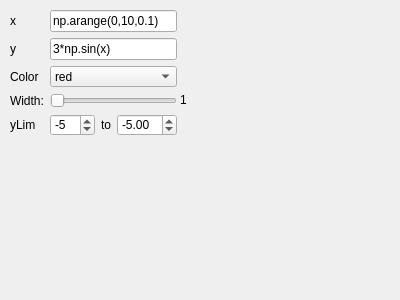
<?xml version="1.0" encoding="UTF-8"?>
<ui version="4.0">
 <class>Form</class>
 <widget class="QWidget" name="Form">
  <property name="geometry">
   <rect>
    <x>0</x>
    <y>0</y>
    <width>400</width>
    <height>300</height>
   </rect>
  </property>
  <property name="windowTitle">
   <string>Form</string>
  </property>
  <widget class="QWidget" name="formLayoutWidget">
   <property name="geometry">
    <rect>
     <x>10</x>
     <y>10</y>
     <width>167</width>
     <height>126</height>
    </rect>
   </property>
   <layout class="QFormLayout" name="formLayout">
    <item row="0" column="0">
     <widget class="QLabel" name="xLabel">
      <property name="text">
       <string>x</string>
      </property>
     </widget>
    </item>
    <item row="0" column="1">
     <widget class="QLineEdit" name="xLineEdit">
      <property name="text">
       <string>np.arange(0,10,0.1)</string>
      </property>
     </widget>
    </item>
    <item row="1" column="0">
     <widget class="QLabel" name="yLabel">
      <property name="text">
       <string>y</string>
      </property>
     </widget>
    </item>
    <item row="1" column="1">
     <widget class="QLineEdit" name="yLineEdit">
      <property name="text">
       <string>3*np.sin(x)</string>
      </property>
     </widget>
    </item>
    <item row="2" column="0">
     <widget class="QLabel" name="colorLabel">
      <property name="text">
       <string>Color</string>
      </property>
     </widget>
    </item>
    <item row="2" column="1">
     <widget class="QComboBox" name="colorComboBox">
      <item>
       <property name="text">
        <string>red</string>
       </property>
      </item>
      <item>
       <property name="text">
        <string>green</string>
       </property>
      </item>
      <item>
       <property name="text">
        <string>blue</string>
       </property>
      </item>
     </widget>
    </item>
    <item row="3" column="0">
     <widget class="QLabel" name="widthLabel">
      <property name="text">
       <string>Width:</string>
      </property>
     </widget>
    </item>
    <item row="3" column="1">
     <layout class="QHBoxLayout" name="horizontalLayout">
      <item>
       <widget class="QSlider" name="horizontalSlider">
        <property name="minimum">
         <number>1</number>
        </property>
        <property name="maximum">
         <number>10</number>
        </property>
        <property name="orientation">
         <enum>Qt::Horizontal</enum>
        </property>
       </widget>
      </item>
     </layout>
    </item>
    <item row="4" column="0">
     <widget class="QLabel" name="yLimLabel">
      <property name="text">
       <string>yLim</string>
      </property>
     </widget>
    </item>
    <item row="4" column="1">
     <layout class="QHBoxLayout" name="horizontalLayout_2">
      <item>
       <widget class="QSpinBox" name="spinBox">
        <property name="minimum">
         <number>-10</number>
        </property>
        <property name="maximum">
         <number>10</number>
        </property>
        <property name="value">
         <number>-5</number>
        </property>
       </widget>
      </item>
      <item>
       <widget class="QLabel" name="label">
        <property name="text">
         <string>to</string>
        </property>
        <property name="alignment">
         <set>Qt::AlignCenter</set>
        </property>
       </widget>
      </item>
      <item>
       <widget class="QDoubleSpinBox" name="doubleSpinBox">
        <property name="minimum">
         <double>-10.000000000000000</double>
        </property>
        <property name="maximum">
         <double>10.000000000000000</double>
        </property>
        <property name="singleStep">
         <double>0.100000000000000</double>
        </property>
        <property name="value">
         <double>-5.000000000000000</double>
        </property>
       </widget>
      </item>
     </layout>
    </item>
   </layout>
  </widget>
  <widget class="QLabel" name="labelWidth">
   <property name="geometry">
    <rect>
     <x>180</x>
     <y>90</y>
     <width>46</width>
     <height>20</height>
    </rect>
   </property>
   <property name="minimumSize">
    <size>
     <width>30</width>
     <height>0</height>
    </size>
   </property>
   <property name="text">
    <string>1</string>
   </property>
  </widget>
  <action name="actionUpdatePlot">
   <property name="text">
    <string>updatePlot</string>
   </property>
  </action>
 </widget>
 <resources/>
 <connections>
  <connection>
   <sender>horizontalSlider</sender>
   <signal>valueChanged(int)</signal>
   <receiver>labelWidth</receiver>
   <slot>setNum(int)</slot>
   <hints>
    <hint type="sourcelabel">
     <x>114</x>
     <y>96</y>
    </hint>
    <hint type="destinationlabel">
     <x>187</x>
     <y>96</y>
    </hint>
   </hints>
  </connection>
 </connections>
</ui>
